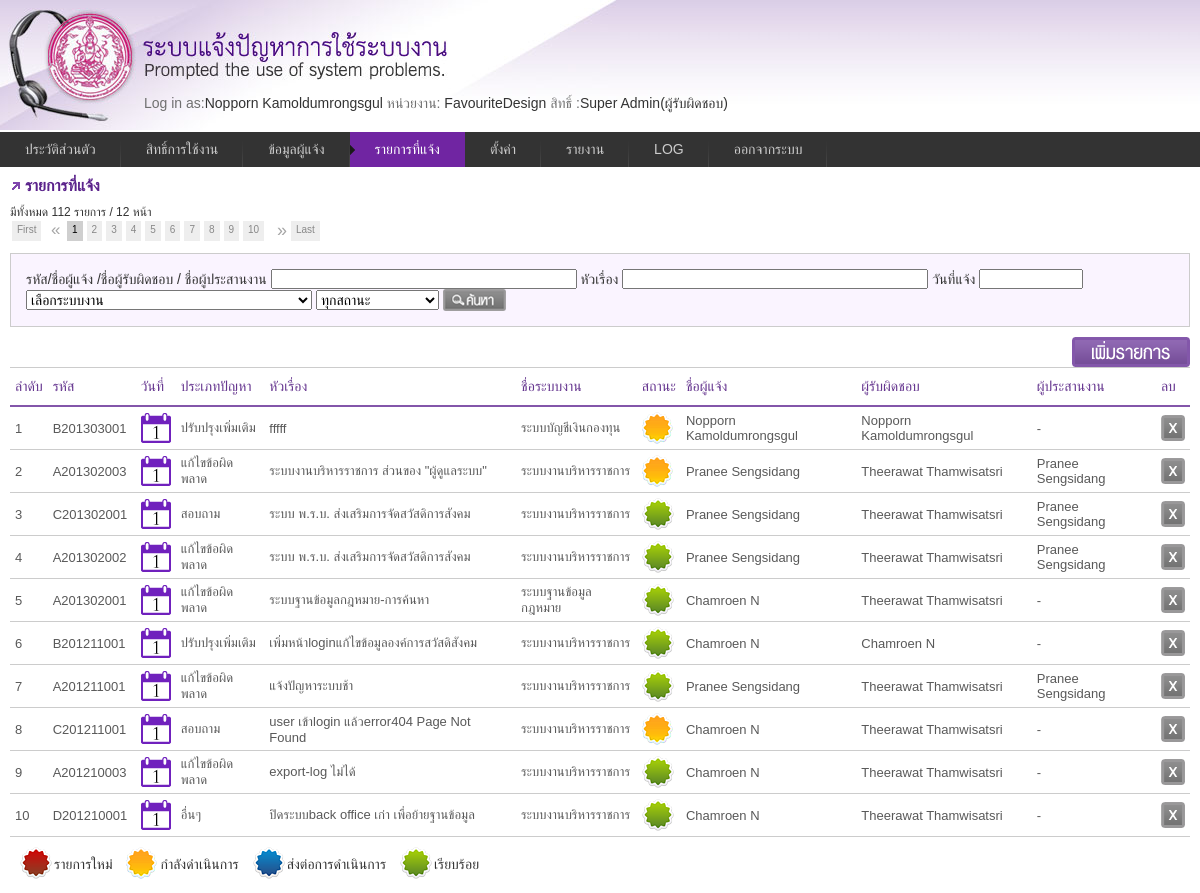
Page /request_list.php (signed in) on the earlier database version.
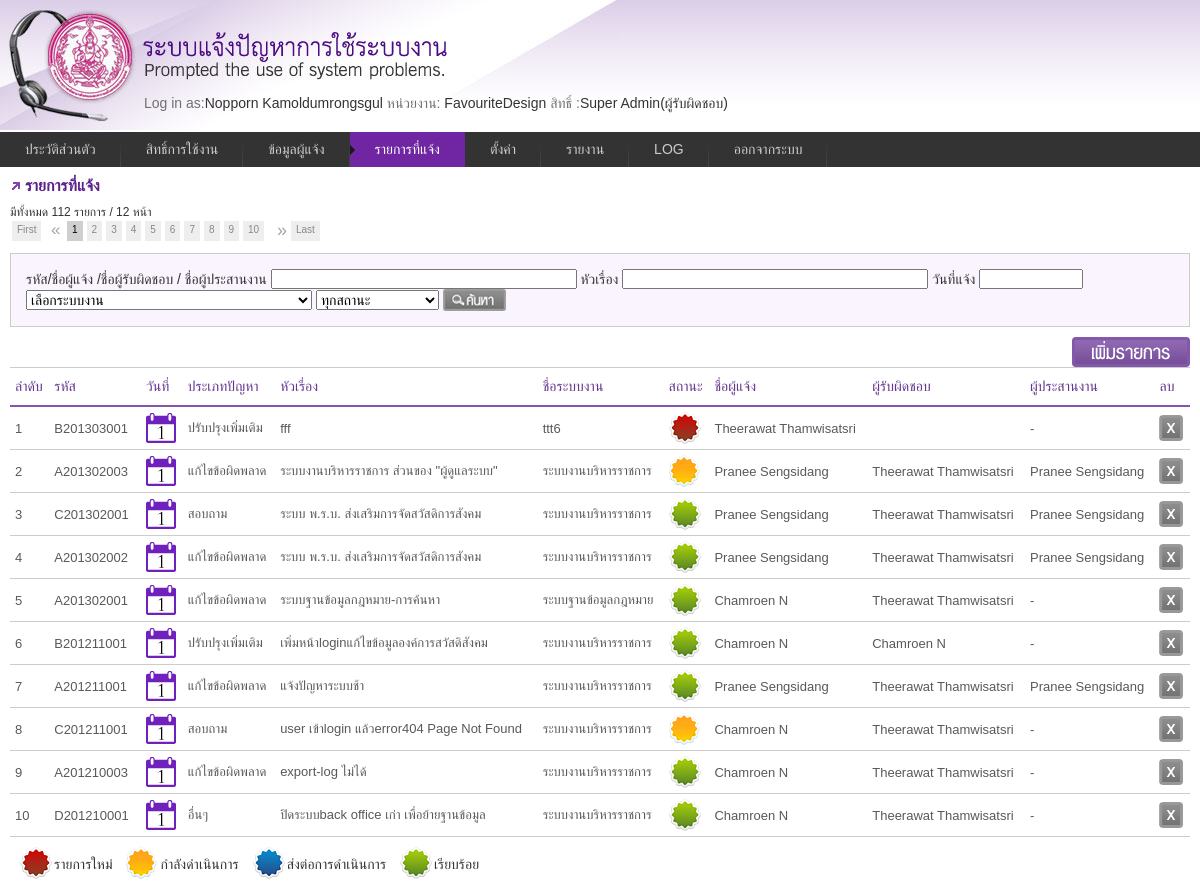
Same page on the later database version.
### tables this page shows
CREATE TABLE `informent` (
  `ID` int(11) NOT NULL auto_increment,
  `Code` varchar(10) default NULL,
  `Name` varchar(50) default NULL,
  `lastname` varchar(50) default NULL,
  `usertypeid` int(11) default NULL,
  `UserGroupID` int(11) default NULL,
  `DepartmentID` int(11) default NULL,
  `DivisionID` int(11) default NULL,
  `GroupID` int(11) default NULL,
  `HumanType` int(11) default NULL,
  `IdCard` varchar(17) default NULL,
  `Tel` varchar(11) default NULL,
  `Email` varchar(255) default NULL,
  `Password` varchar(50) default NULL,
  `DateRegister` datetime default NULL,
  PRIMARY KEY  (`ID`)
);

CREATE TABLE `usergroup` (
  `ID` int(10) NOT NULL auto_increment,
  `Code` varchar(10) default NULL,
  `UserGroupName` varchar(50) default NULL,
  `UserDate` date default NULL,
  `CanAccessAll` char(10) default NULL,
  `level` char(1) default NULL,
  PRIMARY KEY  (`ID`)
);

CREATE TABLE `request_lists` (
  `id` int(11) NOT NULL auto_increment,
  `code` varchar(20) default NULL,
  `problemtype` varchar(40) default NULL,
  `title` varchar(255) default NULL,
  `status` varchar(30) default NULL,
  `chk_send` varchar(255) default NULL,
  `system_note` longtext,
  `response_note` longtext,
  `coordinator_note` longtext,
  `send_note` longtext,
  `active_date` datetime default NULL,
  `send_date` datetime default NULL,
  `new_date` datetime default NULL,
  `operation_date` datetime default NULL,
  `complete_date` datetime default NULL,
  `systemid` int(11) default NULL,
  `orderid` int(11) default NULL,
  `responsibleid` int(11) default NULL,
  `coordinatorid` int(11) default NULL,
  `ownid` int(11) default NULL,
  `service` varchar(255) default NULL,
  `system_success` char(1) default NULL,
  `response_success` char(1) default NULL,
  `operation_detail` text,
  `result` text,
  `test` text,
  `future` text,
  `admin_id` int(11) default NULL,
  `rso_name` varchar(255) default NULL,
  `rso_date` date default NULL,
  `rso_channel` varchar(255) default NULL,
  PRIMARY KEY  (`id`)
);

CREATE TABLE `problemtype` (
  `ID` int(11) NOT NULL auto_increment,
  `Code` varchar(255) default NULL,
  `ProblemName` varchar(255) default NULL,
  `abbr` char(50) default NULL,
  PRIMARY KEY  (`ID`)
);

CREATE TABLE `system` (
  `ID` int(10) NOT NULL auto_increment,
  `Code` varchar(10) default NULL,
  `SystemName` varchar(200) default NULL,
  `name_eng` varchar(255) default NULL,
  PRIMARY KEY  (`ID`)
);

CREATE TABLE `problemstatus` (
  `id` int(11) NOT NULL auto_increment,
  `name` varchar(255) default NULL,
  `img` varchar(255) default NULL,
  PRIMARY KEY  (`id`)
);

### include/function.php (called while the page is built, shortened)
<?php
function GetData($tablename, $id)
{
    if($id!='' && $tablename !='')
    {
      $result = mysql_query("SELECT * FROM ".$tablename." WHERE ID=".$id) or die("Error".mysql_error());
      $row = mysql_fetch_array($result);
    }
    return @$row;
}
function DB2Date($Dt)
{
		if($Dt!=NULL && $Dt!="0000-00-00 00:00:00"){
			list($date,$time) = explode(" ",$Dt);
			list($y,$m,$d)   = explode("-",$date);
			return $d."/".$m."/".($y+543);
		}else{
			return ""; }
}
function GetProblemType($id){
	$result=mysql_query("select problemname FROM problemtype where id=".$id);
	$item=mysql_fetch_assoc($result);
	return $item['problemname'];
}
function GetSystem($id,$ch){
	$sql="select b.systemname as name,b.id as id from request_lists a";
	$sql=$sql." left join system b on a.systemid=b.id";
    $sql=$sql." where a.id='".$id."'";
	$result=mysql_query($sql);
	$item=mysql_fetch_assoc($result);
	if($ch){
		return $item['name'];
	}else{
		return $item['id'];
	}
}
function GetProblemStatus($id,$ch=FALSE){
	$result=mysql_query("SELECT img,name FROM problemstatus WHERE id=".$id);
	$item=mysql_fetch_assoc($result);
	if($ch) {return $item['img'];}else{return $item['name'];}
}
function GetUser($id,$ch,$bool=false){
	switch ($ch){
		case "order":
			$sql="select concat(name,' ',lastname) as name,tel from request_lists a ";
			$sql.=" inner join  informent b on a.orderid=b.id  group by b.name,a.orderid HAVING a.orderid=".$id;
			$result=mysql_query($sql);
			$item=mysql_fetch_assoc($result);
			return $item;
		case "response":
			$sql="select concat(name,' ',lastname) as name,tel from request_lists a ";
			$sql .=" inner join  informent b on a.responsibleid=b.id  group by b.name,a.responsibleid HAVING a.responsibleid=".$id;
			$result=mysql_query($sql);
			$item=mysql_fetch_assoc($result);
			if($bool){
				return $item['tel'];
			}else {return $item['name'];}
		case "coor":
			$sql="select concat(name,' ',lastname) as name from request_lists a ";
			$sql.=" inner join  informent b on a.coordinatorid=b.id  group by b.name,a.coordinatorid having a.coordinatorid=".$id;
			$result=mysql_query($sql);
			$item=mysql_fetch_assoc($result);
			return $item['name'];
	}
}
function GetUserType($id){
	 $type=array("","ผู้รับผิดชอบ","ผู้ประสานงาน ","เจ้าของระบบ","ผู้ใช้งาน");
	 return $type[$id];
}
function GetDiv($id,$type=false){
	$type=($type==false)?"orderid":$type;
	$sql="select c.divisionname as name from request_lists a";
	$sql=$sql." inner join informent  b on a.".$type."=b.id";
	$sql=$sql." inner join division c on b.divisionid=c.id";
	$sql=$sql." group by c.divisionname,a.".$type.",c.id,b.id,b.divisionid having a.".$type."=".$id;
	$result=mysql_query($sql);
	$item=mysql_fetch_assoc($result);
	return $item['name'];
}
?>

### request_list/list.php (the view, shortened to what the rows shown need)
<?php
	$p_name=(@$_GET['name']!="")?" and (a.code='".$_GET['name']."' or coordinatorid in(select id from informent where name LIKE '%".$_GET['name']."%') or responsibleid in (select id from informent where name LIKE '%".$_GET['name']."%') or orderid in(select id from informent where name LIKE '%".$_GET['name']."%') )" :"";
	$p_system=(@$_GET['s_system']!="")?" and systemid='".$_GET['s_system']."'" :"";
	$p_newdate=(@$_GET['new_date']!="")?" and substr(new_date,1,10)='".DateTH2DB($_GET['new_date'])."'" :"";
	$p_status=(@$_GET['s_status']!="")?" and status='".$_GET['s_status']."'" :"";
	$p_title=(@$_GET['title']!="")? " and title LIKE'%".$_GET['title']."%'":"";
?>
<?php
	   if($_SESSION['usertype']=='4'){
		   $sql="select a.*,b.* from request_lists a";
		   $sql .=" left join informent b on a.orderid=b.id ";
		   $sql .=" where a.systemid in(select b.systemid from informent c";
		   $sql .=" left join user_systems b on c.id=b.userid)";
		   $sql .=" and a.orderid='".@$_SESSION["id"]."' ".$p_name.$p_system.$p_newdate.$p_status.$p_title;
	   }else if($_SESSION['usertype']=='1' ){
		    $sql="select a.*,b.* from request_lists a";
		   	$sql .=" left join informent b on a.responsibleid=b.id ";
		   	$sql .=" where a.systemid in(select b.systemid from informent c";
		   	$sql .=" left join user_systems b on c.id=b.userid where b.userid='".@$_SESSION['id']."')".$p_name.$p_system.$p_newdate.$p_status.$p_title;
	   }else if ($_SESSION['usertype']=='2'){
			   $sql  ="select a.*,b.* from request_lists a";
			   $sql .=" left join informent b on a.coordinatorid=b.id ";
			   $sql .=" where a.systemid in(select b.systemid from informent c";
		   	   $sql .=" left join user_systems b on c.id=b.userid where b.userid='".$_SESSION['id']."')".$p_name.$p_system.$p_newdate.$p_status.$p_title;
	   }
			$view="select canaccessall from usergroup where canaccessall='1' and id=".$_SESSION['usergroupid'];
			$result=mysql_query($view) or die ("Error:".mysql_error());
			$item=mysql_fetch_assoc($result);
				if($_SESSION['usergroupid']=="2"){
						$sql="select a.* from request_lists a ";
						$sql .=" where  systemid in(select b.systemid from informent c left join user_systems b on c.id=b.userid where b.userid='".$_SESSION['id']."')";
						$sql .=$p_name.$p_system.$p_newdate.$p_status.$p_title;
				}else{
					if($item['canaccessall']=="1"){
						$sql="select a.* from request_lists a ";
						$sql .=" where  systemid in(select b.systemid from informent c left join user_systems b on c.id=b.userid where b.userid='".$_SESSION['id']."')";
						$sql .=$p_name.$p_system.$p_newdate.$p_status.$p_title;
					}
				}
	  $per_page=10;
                $page= @$_GET['page']!='' ? @$_GET['page'] : 1;
                        $page_start = ( $per_page * $page) - $per_page;
                 $sql .= "  ORDER BY a.id DESC  LIMIT $page_start, $per_page";
                $result_1 = mysql_query($sql) or die("Invalid query: " . mysql_error());
?>
<table class="tblist" >
<tr>
  <th>ลำดับ</th>
  <th>รหัส</th>
  <th>วันที่</th>
  <th>ประเภทปัญหา</th>
  <th>หัวเรื่อง</th>
  <th>ชื่อระบบงาน</th>
  <th>สถานะ</th>
   <?php if($_SESSION['usertype']=='1' || $_SESSION['usertype']=='2' ): ?>
  <th>ชื่อผู้แจ้ง</th>
  <th>ผู้รับผิดชอบ</th>
  <th>ผู้ประสานงาน</th>
  <?php endif; ?>
  <th>ลบ</th>
  </tr>
<?php
	$i = ($page -1)* $per_page;
	while($item=mysql_fetch_assoc($result_1)):
	$i++;
  ?>
<tr >
  <td onclick="window.location='request_list.php?act=form&id=<?php echo $item['id']?>'" style="cursor:pointer;"><?php echo $i; ?></td>
  <td onclick="window.location='request_list.php?act=form&id=<?php echo $item['id']?>'" style="cursor:pointer;"><?php echo $item['code'];?>&nbsp;</td>
  <td onclick="window.location='request_list.php?act=form&id=<?php echo $item['id']?>'" style="cursor:pointer;">
  	<img src="images/calendar_ico.gif" width="30" height="30" title="แจ้งใหม่:<?php echo DB2Date($item['new_date'])?> <br> ดำเนินการ: <?php echo DB2Date($item['operation_date']) ?> <br> ส่งการดำเนินงาน :<?php echo DB2Date($item['send_date']) ?><br> แก้ไขเรียบร้อย: <?php echo DB2Date($item['complete_date'])?>" class="vtip"/>
  </td>
  <td onclick="window.location='request_list.php?act=form&id=<?php echo $item['id']?>'" style="cursor:pointer;"><?php echo GetProblemType($item['problemtype']); ?></td>
  <td onclick="window.location='request_list.php?act=form&id=<?php echo $item['id']?>'" style="cursor:pointer;"><?php echo trim($item['title']) ?></td>
  <td onclick="window.location='request_list.php?act=form&id=<?php echo $item['id']?>'"style="cursor:pointer;"><?php echo GetSystem($item['id'],true) ?></td>
  <td onclick="window.location='request_list.php?act=form&id=<?php echo $item['id']?>'" style="cursor:pointer;">
  	<img src="images/<?php  echo GetProblemStatus($item['status'],true);  ?>" width="32" height="32" title="<?php  echo GetProblemStatus($item['status'],false);  ?>" class="vtip" />
  </td>
  <?php if($_SESSION['usertype']=='1' || $_SESSION['usertype']=='2' ): ?>
  <td onclick="window.location='request_list.php?act=form&id=<?php echo $item['id']?>'" style="cursor:pointer;">
  	<?php $rs=GetUser($item['orderid'],'order')?><span title="หน่วยงาน :<?php echo GetDiv($item['orderid'])?><br>เบอร์ติดต่อ :<?php echo $rs['tel']?>" class="vtip"><?php echo $rs['name']; ?></span>
  </td>
  <td onclick="window.location='request_list.php?act=form&id=<?php echo $item['id']?>'" style="cursor:pointer;"><?php echo GetUser($item['responsibleid'],'response')?></td>
  <td onclick="window.location='request_list.php?act=form&id=<?php echo $item['id']?>'" style="cursor:pointer;"><?php echo ($item['coordinatorid']==0)?"-": GetUser($item['coordinatorid'],'coor');?></td>
  <?php endif; ?>
  <td>
  <?php  if($item['status']!="1" && ($_SESSION["usergroupid"]!="2" || $_SESSION["usertype"]!="1")){?>
  <?php }else { ?>
  <input type="submit" name="delbutton" id="delbutton" value="" class="btn_delete" onclick="ConfirmDelete('request_list.php?act=delete&id=<?php  echo $item['id'];?>');" />
  <?php } ?>
  </td>
  </tr>
<tr>
<?php endwhile; ?>
</table>

### _menu.php (shortened to what the rows shown need)
<?
$currentUser = GetData("informent",$_SESSION['id']);
$group = GetData("usergroup",$_SESSION["usergroupid"]);
$agen=GetAgencie($_SESSION["id"]);
?>
<div id="head">
<div style="padding:95px 0 0 144px;">
<span class="gray">Log in as:</span><?php echo $currentUser['Name']." ".$currentUser['lastname'];?>
<span class="gray"> หน่วยงาน:</span>
<?php  if($_SESSION["usergroupid"]=="2"){
			$agen="FavouriteDesign";
		}
			echo $agen;
?>
<span class="gray"> สิทธิ์ :</span><?php echo $group['UserGroupName']; ?>(<?php echo GetUserType($_SESSION["usertype"]); ?>)</div>
</div>

Differences in the rows shown:
removed request_lists: code "B201303001", problemtype.ProblemName "ปรับปรุงเพิ่มเติม", title "fffff", id.SystemName "ระบบบัญชีเงินกองทุน", status.img (picture), name "Nopporn Kamoldumrongsgul", responsibleid "Nopporn Kamoldumrongsgul"
added request_lists: code "B201303001", problemtype.ProblemName "ปรับปรุงเพิ่มเติม", title "fff", id.SystemName "ttt6", status.img (picture), name "Theerawat Thamwisatsri"
